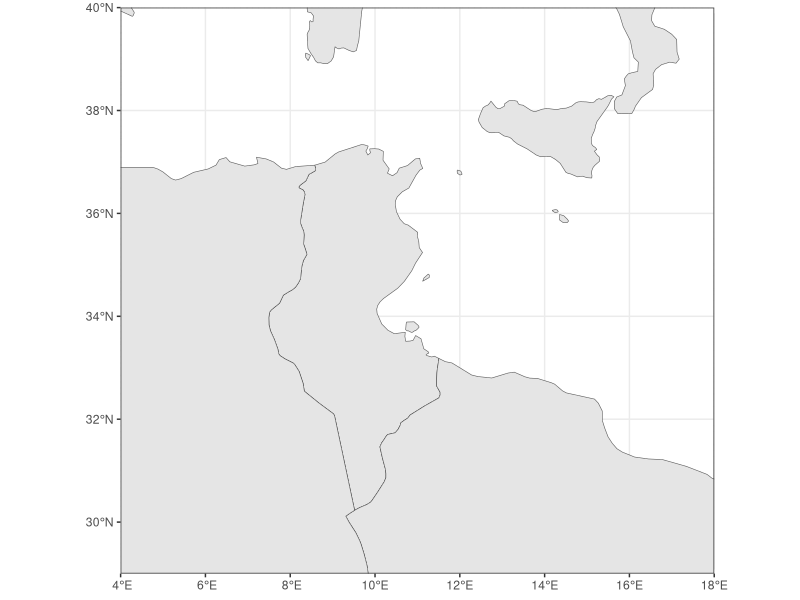
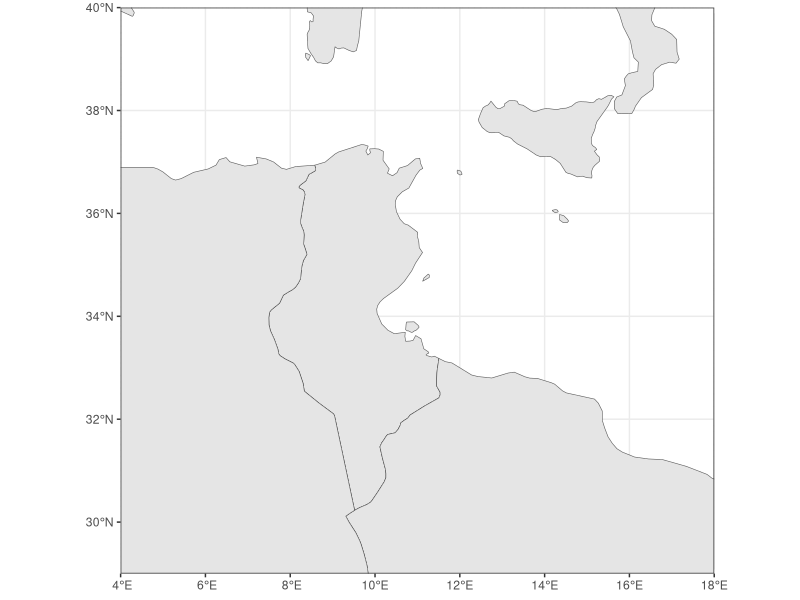

These figures' R source, in order:
### 20/11/25 - Map of Tunisia

#Packages-----------------------------------------------------------------------

#Install Packages

install.packages("ggplot2")
install.packages("sf")
install.packages("rnaturalearth")
install.packages("rnaturalearthdata")

#Load Library

library(ggplot2)
library(sf)
library(rnaturalearth)
library(rnaturalearthdata)

#World Data---------------------------------------------------------------------

theme_set(theme_bw()) #Set theme to black and white

world <- ne_countries(scale = "medium", returnclass = "sf") #Name world dataset

class(world) #Classes should be "sf" and "data.frame"


#Map Data-----------------------------------------------------------------------

Tunisia<-ggplot(data = world) +
  geom_sf() +
  coord_sf(xlim = c(4, 18), ylim = c(29, 40), expand = FALSE)#Constrain world coordinates to your chosen country, mine is Tunisia

plot(Tunisia) #Simple map of Tunisia, extended slightly to show coastal zones

ggsave("My Simple Country Map.png", width = 6, height = 4, dpi = 300)

#R Session----------------------------------------------------------------------

#R version 4.5.1 (2025-06-13)
#Platform: x86_64-pc-linux-gnu
#Running under: Ubuntu 20.04.6 LTS

#Matrix products: default
#BLAS:   /usr/lib/x86_64-linux-gnu/openblas-pthread/libblas.so.3 
#LAPACK: /usr/lib/x86_64-linux-gnu/openblas-pthread/liblapack.so.3;  LAPACK version 3.9.0

#locale:
#[1] LC_CTYPE=C.UTF-8       LC_NUMERIC=C           LC_TIME=C.UTF-8        LC_COLLATE=C.UTF-8    
#[5] LC_MONETARY=C.UTF-8    LC_MESSAGES=C.UTF-8    LC_PAPER=C.UTF-8       LC_NAME=C             
#[9] LC_ADDRESS=C           LC_TELEPHONE=C         LC_MEASUREMENT=C.UTF-8 LC_IDENTIFICATION=C   

#time zone: UTC
#tzcode source: system (glibc)

#attached base packages:
#[1] stats     graphics  grDevices utils     datasets  methods   base     

#other attached packages:
#[1] rnaturalearthdata_1.0.0 rnaturalearth_1.1.0     sf_1.0-22               ggplot2_4.0.1          

#loaded via a namespace (and not attached):
#[1] RColorBrewer_1.1-3 R6_2.6.1           farver_2.1.2       magrittr_2.0.4     e1071_1.7-16      
#[6] gtable_0.3.6       glue_1.8.0         KernSmooth_2.23-26 classInt_0.4-11    lifecycle_1.0.4   
#[11] cli_3.6.5          S7_0.2.1           scales_1.4.0       grid_4.5.1         vctrs_0.6.5       
#[16] DBI_1.2.3          proxy_0.4-27       withr_3.0.2        class_7.3-23       compiler_4.5.1    
#[21] tools_4.5.1        Rcpp_1.1.0         rlang_1.1.6        units_1.0-0   
